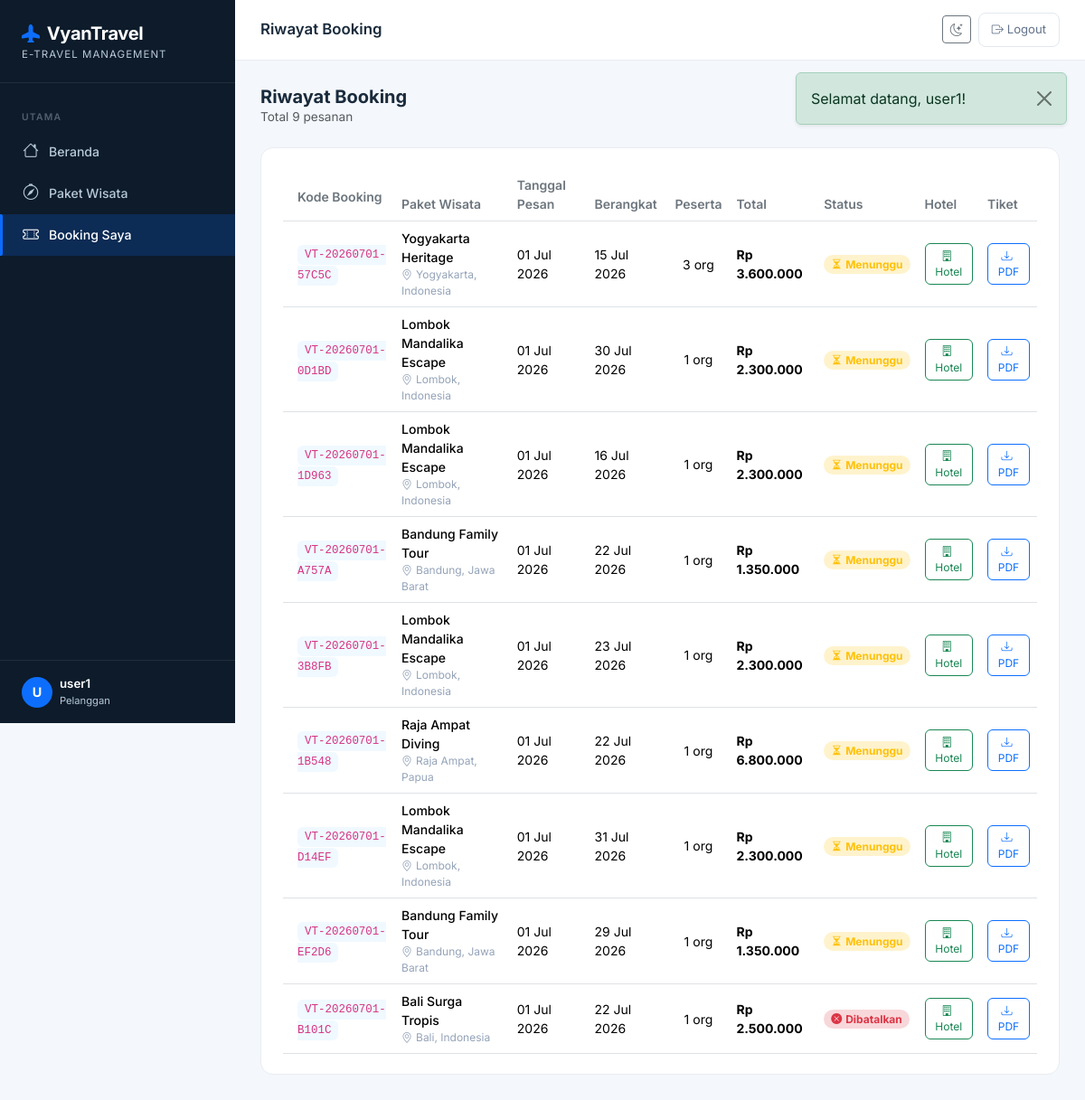
/pelanggan/booking (signed in), run on the app's committed database.
### tables this page shows
CREATE TABLE `bookings` (
  `id` int(10) UNSIGNED NOT NULL,
  `kode_booking` varchar(20) NOT NULL,
  `user_id` int(10) UNSIGNED NOT NULL,
  `paket_id` int(10) UNSIGNED NOT NULL,
  `tanggal_pesan` date NOT NULL,
  `tanggal_berangkat` date NOT NULL,
  `jumlah_peserta` tinyint(3) UNSIGNED DEFAULT 1,
  `total_harga` decimal(14,2) NOT NULL,
  `status` enum('pending','dikonfirmasi','dibatalkan') DEFAULT 'pending',
  `catatan` text DEFAULT NULL,
  `pdf_path` varchar(255) DEFAULT NULL,
  `created_at` timestamp NOT NULL DEFAULT current_timestamp()
);

CREATE TABLE `paket_wisata` (
  `id` int(10) UNSIGNED NOT NULL,
  `nama_paket` varchar(150) NOT NULL,
  `destinasi` varchar(150) NOT NULL,
  `harga` decimal(12,2) NOT NULL,
  `deskripsi` text DEFAULT NULL,
  `foto` varchar(255) DEFAULT NULL,
  `durasi_hari` tinyint(3) UNSIGNED DEFAULT 1,
  `kuota` smallint(5) UNSIGNED DEFAULT 10,
  `status` enum('aktif','nonaktif') DEFAULT 'aktif',
  `created_at` timestamp NOT NULL DEFAULT current_timestamp(),
  `updated_at` timestamp NOT NULL DEFAULT current_timestamp() ON UPDATE current_timestamp()
);

### app/Core/BaseController.php (called while the page is built, shortened)
<?php
    abstract class BaseController {
    protected function view(string $view, array $data = [], string $layout = 'layouts/main'): void {
        extract($data, EXTR_SKIP);
        $viewFile   = APP_PATH . '/Views/' . $view . '.php';
        require $viewFile;
    }
}

### app/Controllers/PelangganController.php (called while the page is built, shortened)
<?php
require_once APP_PATH . '/Core/BaseController.php';
require_once APP_PATH . '/Models/BookingModel.php';
class PelangganController extends BaseController {
    private BookingModel     $bookingModel;
    public function __construct() {
        $this->bookingModel      = new BookingModel();
    }
    public function bookingList(): void {
        $this->view('pelanggan/booking', [
            'title'    => 'Riwayat Booking',
            'bookings' => $this->bookingModel->getByUser((int) $_SESSION['user_id']),
        ]);
    }
}

### public/index.php (called while the page is built, shortened)
<?php
require_once ROOT_PATH . '/config/Database.php';
require_once ROOT_PATH . '/app/Core/Router.php';
require_once ROOT_PATH . '/app/Core/BaseController.php';
$router = new Router();
$router->get('/',          ['AuthController', 'showLogin']);
$router->get('/login',     ['AuthController', 'showLogin']);
$router->post('/login',    ['AuthController', 'login']);
$router->get('/register',  ['AuthController', 'showRegister']);
$router->post('/register', ['AuthController', 'register']);
$router->get('/logout',    ['AuthController', 'logout']);
$router->get('/admin/dashboard',                ['AdminController', 'dashboard']);
$router->get('/admin/paket',                    ['AdminController', 'paketIndex']);
$router->get('/admin/paket/create',             ['AdminController', 'paketCreate']);
$router->post('/admin/paket/store',             ['AdminController', 'paketStore']);
$router->get('/admin/paket/:id/edit',           ['AdminController', 'paketEdit']);
$router->post('/admin/paket/:id/update',        ['AdminController', 'paketUpdate']);
$router->post('/admin/paket/:id/delete',        ['AdminController', 'paketDelete']);
$router->get('/admin/booking',                  ['AdminController', 'bookingIndex']);
$router->post('/admin/booking/:id/status',      ['AdminController', 'bookingUpdateStatus']);
$router->get('/pelanggan/dashboard',            ['PelangganController', 'dashboard']);
$router->get('/pelanggan/paket',                ['PelangganController', 'paketList']);
$router->get('/pelanggan/paket/:id',            ['PelangganController', 'paketDetail']);
$router->post('/pelanggan/booking/store',       ['PelangganController', 'bookingStore']);
$router->get('/pelanggan/booking',              ['PelangganController', 'bookingList']);
$router->get('/pelanggan/booking/:id/hotel',    ['PelangganController', 'hotelOptions']);
$router->post('/pelanggan/hotel-booking/store', ['PelangganController', 'hotelBookingStore']);
$router->get('/pelanggan/booking/:id/download', ['PelangganController', 'downloadTiket']);
$router->dispatch(
    $_SERVER['REQUEST_METHOD'],
    $_SERVER['REQUEST_URI']
);

### app/Models/BookingModel.php (called while the page is built, shortened)
<?php
require_once ROOT_PATH . '/config/Database.php';
class BookingModel {
    private PDO $db;
    public function __construct() {
        $this->db = Database::getConnection();
    }
    public function getByUser(int $userId): array {
        $stmt = $this->db->prepare(
            "SELECT b.*, p.nama_paket, p.destinasi, p.foto
               FROM bookings b
               JOIN paket_wisata p ON b.paket_id = p.id
              WHERE b.user_id = :user_id
              ORDER BY b.created_at DESC"
        );
        $stmt->execute([':user_id' => $userId]);
        return $stmt->fetchAll();
    }
}

### config/Database.php (called while the page is built, shortened)
<?php
class Database {
    private static ?PDO $instance = null;
    private static string $host   = 'localhost';
    private static string $db     = 'vyantravel_db';
    private static string $user   = 'root';
    private static string $pass   = '';
    private static string $charset = 'utf8mb4';
    public static function getConnection(): PDO {
        if (self::$instance === null) {
            $dsn = "mysql:host=" . self::$host
                 . ";dbname=" . self::$db
                 . ";charset=" . self::$charset;
            $options = [
                PDO::ATTR_ERRMODE            => PDO::ERRMODE_EXCEPTION,
                PDO::ATTR_DEFAULT_FETCH_MODE => PDO::FETCH_ASSOC,
                PDO::ATTR_EMULATE_PREPARES   => false,
            ];
            try {
                self::$instance = new PDO($dsn, self::$user, self::$pass, $options);
            } catch (PDOException $e) {
                error_log("DB Connection Error: " . $e->getMessage());
                http_response_code(500);
                die(json_encode(['error' => 'Koneksi database gagal. Silakan coba lagi nanti.']));
            }
        }
        return self::$instance;
    }
}

### app/Views/pelanggan/booking.php (the view, shortened to what this page needs)
<div class="d-flex justify-content-between align-items-center mb-4">
    <div>
        <h5 class="fw-700 mb-0">Riwayat Booking</h5>
        <p class="text-muted mb-0 fs-85">Total <?= count($bookings) ?> pesanan</p>
    </div>
    <a href="<?= BASE_URL ?>/pelanggan/paket" class="btn btn-primary rounded-3 px-4">
    </a>
</div>
<?php if (empty($bookings)): ?>
<div class="stat-card text-center py-5">
    <i class="bi bi-ticket-perforated fs-3rem text-secondary-soft d-block mb-3"></i>
    <h6 class="text-secondary-soft">Belum ada booking</h6>
    <p class="text-muted fs-85">Temukan paket wisata impianmu dan mulai perjalananmu!</p>
    <a href="<?= BASE_URL ?>/pelanggan/paket" class="btn btn-primary rounded-3 mt-1">Jelajahi Paket Wisata</a>
</div>
<?php else: ?>
<div class="stat-card">
    <div class="table-responsive">
        <table class="table table-hover align-middle mb-0 fs-875">
            <thead class="bg-light">
                <tr>
                    <th class="py-3 ps-3 fw-600 text-secondary">Kode Booking</th>
                    <th class="fw-600 text-secondary">Paket Wisata</th>
                    <th class="fw-600 text-secondary">Tanggal Pesan</th>
                    <th class="fw-600 text-secondary">Berangkat</th>
                    <th class="fw-600 text-secondary">Peserta</th>
                    <th class="fw-600 text-secondary">Total</th>
                    <th class="fw-600 text-secondary">Status</th>
                    <th class="fw-600 text-secondary">Hotel</th>
                    <th class="fw-600 text-secondary">Tiket</th>
                </tr>
            </thead>
            <tbody>
            <?php foreach ($bookings as $b): ?>
            <tr>
                <td class="ps-3">
                    <code class="fs-78 bg-soft px-2 py-1 rounded"><?= htmlspecialchars($b['kode_booking']) ?></code>
                </td>
                <td>
                    <div class="fw-500"><?= htmlspecialchars($b['nama_paket']) ?></div>
                    <div class="fs-75 text-muted-soft">
                        <i class="bi bi-geo-alt me-1"></i><?= htmlspecialchars($b['destinasi']) ?>
                    </div>
                </td>
                <td><?= date('d M Y', strtotime($b['created_at'])) ?></td>
                <td><?= date('d M Y', strtotime($b['tanggal_berangkat'])) ?></td>
                <td class="text-center"><?= $b['jumlah_peserta'] ?> org</td>
                <td><strong>Rp <?= number_format($b['total_harga'], 0, ',', '.') ?></strong></td>
                <td>
                    <?php
                    $statusConfig = [
                        'pending'      => ['warning', 'Menunggu', 'bi-hourglass-split'],
                        'dikonfirmasi' => ['success', 'Dikonfirmasi', 'bi-check-circle-fill'],
                        'dibatalkan'   => ['danger',  'Dibatalkan', 'bi-x-circle-fill'],
                    ];
                    [$sc, $label, $icon] = $statusConfig[$b['status']] ?? ['secondary', 'Unknown', 'bi-question'];
                    ?>
                    <span class="badge bg-<?= $sc ?>-subtle text-<?= $sc ?> rounded-pill px-2 fs-75">
                        <i class="<?= $icon ?> me-1"></i><?= $label ?>
                    </span>
                </td>
                <td>
                    <a href="<?= BASE_URL ?>/pelanggan/booking/<?= $b['id'] ?>/hotel"
                       class="btn btn-sm btn-outline-success rounded-2 btn-sm-xs"
                       title="Pilih penginapan">
                        <i class="bi bi-building me-1"></i>Hotel
                    </a>
                </td>
                <td>
                    <a href="<?= BASE_URL ?>/pelanggan/booking/<?= $b['id'] ?>/download"
                       class="btn btn-sm btn-outline-primary rounded-2 btn-sm-xs"
                       title="Unduh E-Ticket PDF">
                        <i class="bi bi-download me-1"></i>PDF
                    </a>
                </td>
            </tr>
            <?php endforeach; ?>
            </tbody>
        </table>
    </div>
</div>
<?php endif; ?>

### app/Core/Router.php (shortened to what this page needs)
<?php
class Router {
    private array $routes = [];
    public function get(string $path, array $handler): void {
        $this->routes['GET'][$path] = $handler;
    }
    public function post(string $path, array $handler): void {
        $this->routes['POST'][$path] = $handler;
    }
    public function dispatch(string $method, string $uri): void {
        $uri = strtok($uri, '?');
        $uri = urldecode($uri);
        $base = rtrim(dirname($_SERVER['SCRIPT_NAME']), '/');
        $uri  = '/' . ltrim(substr($uri, strlen($base)), '/');
        $uri  = ($uri === '') ? '/' : $uri;
        $routes = $this->routes[$method] ?? [];
        foreach ($routes as $route => $handler) {
            $pattern = preg_replace('#:([a-zA-Z0-9_]+)#', '(?P<$1>[^/]+)', $route);
            $pattern = '#^' . $pattern . '$#';
            if (preg_match($pattern, $uri, $matches)) {
                [$controllerClass, $methodName] = $handler;
                $params = array_filter($matches, 'is_string', ARRAY_FILTER_USE_KEY);
                $ctrl   = new $controllerClass();
                $ctrl->$methodName(...array_values($params));
                return;
            }
        }
    }
}

### app/Views/layouts/main.php (style rules this page uses)
:root { --vt-primary: #0A6CFF; --vt-primary-d: #0052CC; --vt-accent: #FF6B35; --vt-sidebar-w: 260px; --vt-sidebar-bg:#0D1B2A; --vt-sidebar-txt:#B8C9D9; --vt-sidebar-active:#0A6CFF; }
* { box-sizing: border-box; }
body { font-family: 'Inter', sans-serif; background: #F4F7FB; color: #1A2B3C; min-height: 100vh; }
.table-responsive { overflow-x: auto; -webkit-overflow-scrolling: touch; }
@media (min-width: 992px) { .btn { min-height: auto; } }
.stat-card { background: #fff; border-radius: 14px; padding: 22px 24px; border: 1px solid #E8EDF2; position: relative; overflow: hidden; }
.stat-card code { font-size: .85rem; }
.fs-875 { font-size: .875rem !important; }
.fs-85 { font-size: .85rem !important; }
.fs-78 { font-size: .78rem !important; }
.fs-75 { font-size: .75rem !important; }
.fw-700 { font-weight: 700 !important; }
.fw-600 { font-weight: 600 !important; }
.fw-500 { font-weight: 500 !important; }
.bg-soft { background-color: #F0F9FF !important; }
.text-muted-soft { color: #94A3B8 !important; }
.btn-sm-xs { font-size: .75rem !important; }

### data on the page
bookings: kode_booking "VT-20260701-57C5C", paket.nama_paket "Yogyakarta Heritage", paket.destinasi "Yogyakarta, Indonesia", created_at "01 Jul 2026", tanggal_berangkat "15 Jul 2026", jumlah_peserta "3", total_harga "3.600.000", label "Menunggu"
bookings: kode_booking "VT-20260701-0D1BD", paket.nama_paket "Lombok Mandalika Escape", paket.destinasi "Lombok, Indonesia", created_at "01 Jul 2026", tanggal_berangkat "30 Jul 2026", jumlah_peserta "1", total_harga "2.300.000", label "Menunggu"
bookings: kode_booking "VT-20260701-1D963", paket.nama_paket "Lombok Mandalika Escape", paket.destinasi "Lombok, Indonesia", created_at "01 Jul 2026", tanggal_berangkat "16 Jul 2026", jumlah_peserta "1", total_harga "2.300.000", label "Menunggu"
bookings: kode_booking "VT-20260701-A757A", paket.nama_paket "Bandung Family Tour", paket.destinasi "Bandung, Jawa Barat", created_at "01 Jul 2026", tanggal_berangkat "22 Jul 2026", jumlah_peserta "1", total_harga "1.350.000", label "Menunggu"
bookings: kode_booking "VT-20260701-3B8FB", paket.nama_paket "Lombok Mandalika Escape", paket.destinasi "Lombok, Indonesia", created_at "01 Jul 2026", tanggal_berangkat "23 Jul 2026", jumlah_peserta "1", total_harga "2.300.000", label "Menunggu"
bookings: kode_booking "VT-20260701-1B548", paket.nama_paket "Raja Ampat Diving", paket.destinasi "Raja Ampat, Papua", created_at "01 Jul 2026", tanggal_berangkat "22 Jul 2026", jumlah_peserta "1", total_harga "6.800.000", label "Menunggu"
bookings: kode_booking "VT-20260701-D14EF", paket.nama_paket "Lombok Mandalika Escape", paket.destinasi "Lombok, Indonesia", created_at "01 Jul 2026", tanggal_berangkat "31 Jul 2026", jumlah_peserta "1", total_harga "2.300.000", label "Menunggu"
bookings: kode_booking "VT-20260701-EF2D6", paket.nama_paket "Bandung Family Tour", paket.destinasi "Bandung, Jawa Barat", created_at "01 Jul 2026", tanggal_berangkat "29 Jul 2026", jumlah_peserta "1", total_harga "1.350.000", label "Menunggu"
bookings: kode_booking "VT-20260701-B101C", paket.nama_paket "Bali Surga Tropis", paket.destinasi "Bali, Indonesia", created_at "01 Jul 2026", tanggal_berangkat "22 Jul 2026", jumlah_peserta "1", total_harga "2.500.000", label "Dibatalkan"
